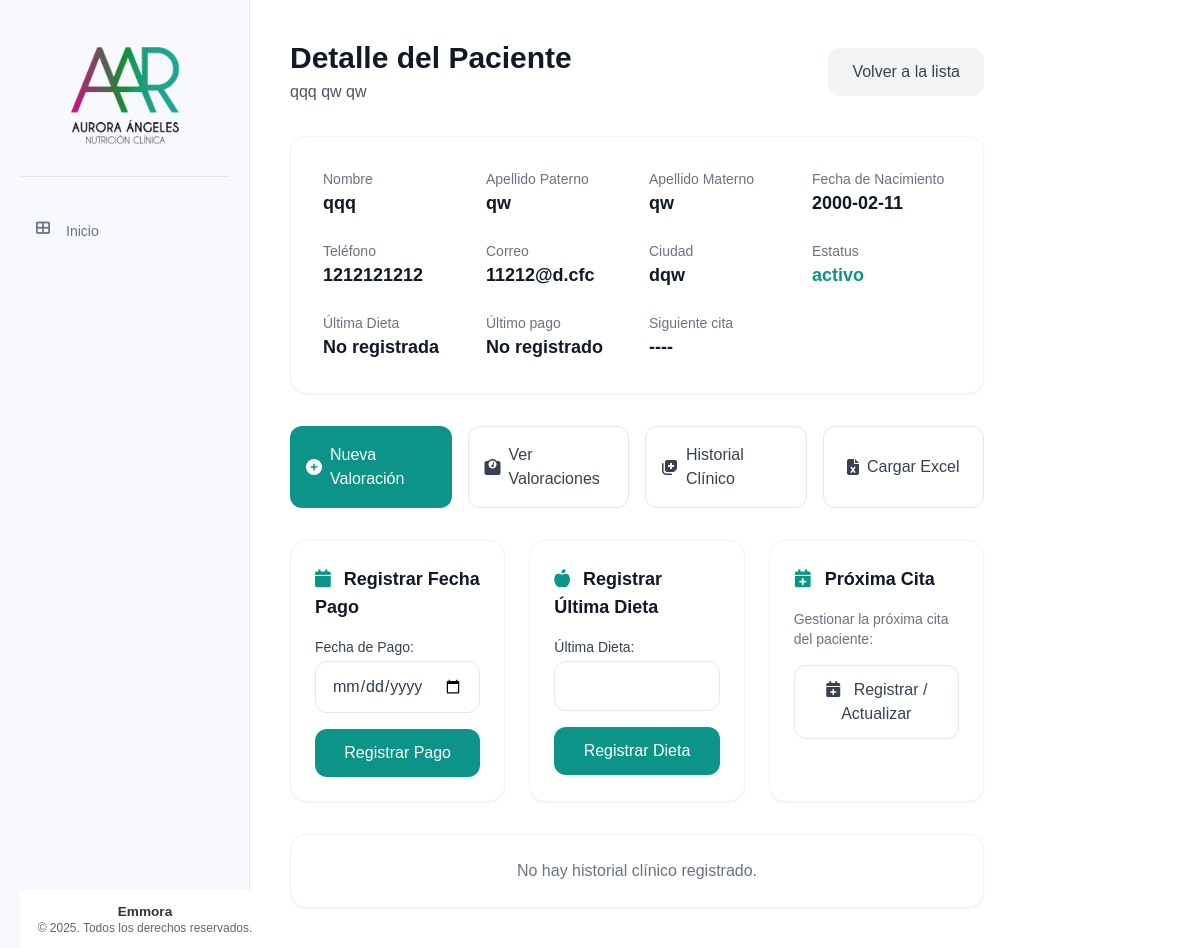
The page /pacientes/9 on the database as committed earlier.
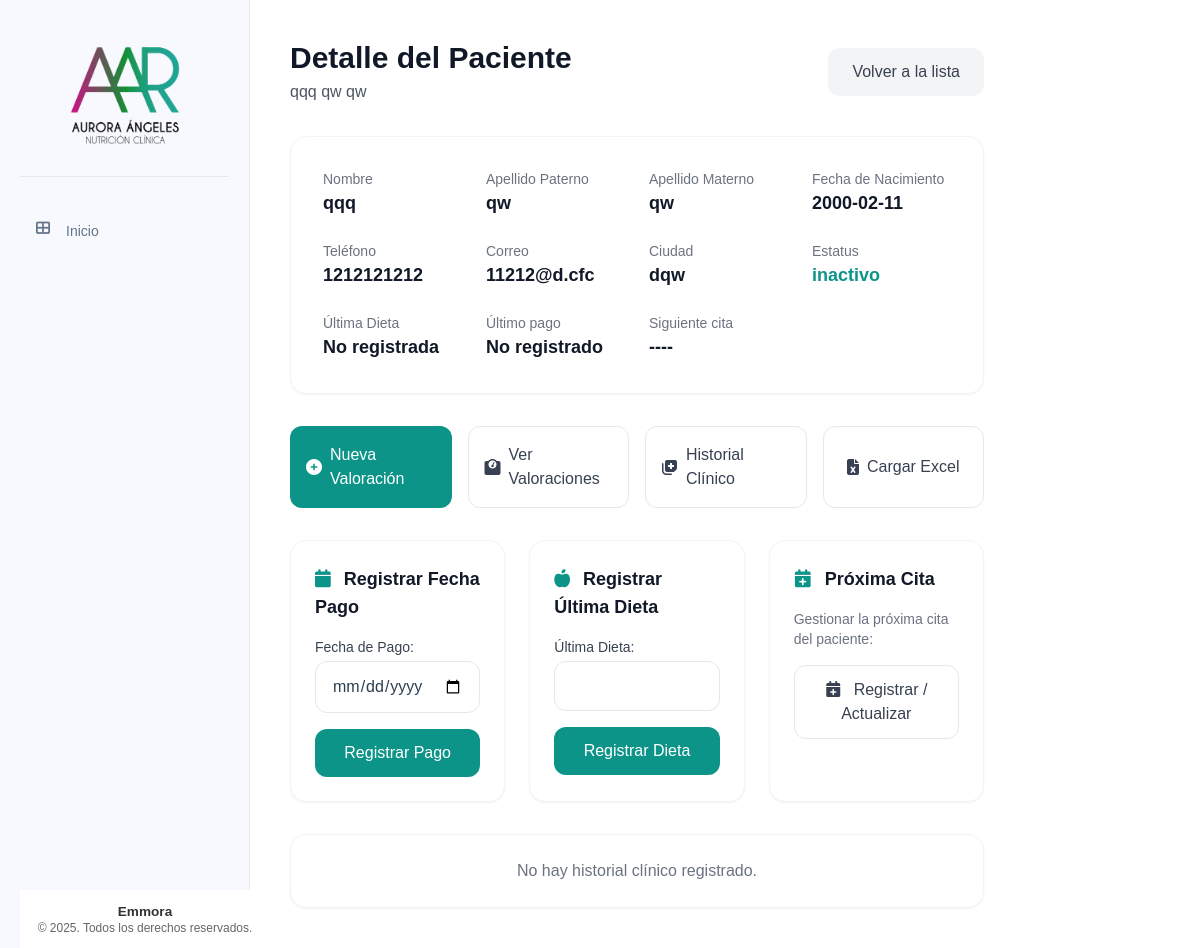
The same page on the database as committed later.
### tables this page shows
CREATE TABLE pacientes (
    id INTEGER PRIMARY KEY AUTOINCREMENT,
    nombre TEXT NOT NULL,
    apellido_paterno TEXT NOT NULL,
    apellido_materno TEXT NOT NULL,
    fecha_nacimiento DATE NOT NULL,
    telefono TEXT NOT NULL,
    correo TEXT UNIQUE NOT NULL,
    ciudad TEXT NOT NULL,
    fecha_registro TIMESTAMP DEFAULT CURRENT_TIMESTAMP,
    status TEXT NOT NULL DEFAULT 'activo' CHECK (status IN ('activo', 'inactivo'))
);

### app/controllers/pacientes.py (the view, shortened to what this page needs)
@pacientes.route('/<int:id>', methods=['GET', 'POST'])
def detalle_paciente(id):
    paciente = Paciente.obtener_por_id(id)
    if paciente is None:
        flash('Paciente no encontrado', 'error')
        return redirect(url_for('pacientes.lista_pacientes'))
    ultimo_pago = Pago.obtener_ultimo_pago(id)
    historial = HistorialClinico.obtener_por_paciente_id(id)
    ultima_valoracion = ValoracionAntropometrica.obtener_ultima_por_paciente(id)
    cita_id = request.args.get('cita_id', None)
    cita = None
    if cita_id:
        cita = Cita.obtener_por_id(cita_id)
    siguiente_cita_data = Cita.obtener_siguiente_cita(id)
    siguiente_cita = None
    if siguiente_cita_data:
        fecha_str = siguiente_cita_data['fecha']
        hora_str = siguiente_cita_data['hora']
        siguiente_cita = datetime.strptime(f"{fecha_str} {hora_str}", '%Y-%m-%d %H:%M')
    today = datetime.now()
    return render_template('pacientes/detalle_paciente.html',
                            paciente=paciente,
                            ultimo_pago=ultimo_pago,
                            historial=historial,
                            ultima_valoracion=ultima_valoracion,
                            cita=cita,
                            siguiente_cita=siguiente_cita,
                            today=today)

### app/db.py (called while the page is built)
def get_db():
    if 'db' not in g:
        try:
            g.db = sqlite3.connect(
                'pacientes.db',
                detect_types=sqlite3.PARSE_DECLTYPES
            )
            g.db.row_factory = sqlite3.Row
        except sqlite3.Error as e:
            logger.error(f"Error crítico al conectar con la base de datos SQLite: {e}")
            raise e
    return g.db

def query_db(query, args=(), one=False):
    try:
        cur = get_db().execute(query, args)
        rv = cur.fetchall()
        cur.close()
        return (rv[0] if rv else None) if one else rv
    except sqlite3.Error as e:
        logger.error(f"Error al ejecutar query: {query}. Args: {args}. Detalle: {e}")
        raise e

### app/models/cita.py (called while the page is built)
    @staticmethod
    def obtener_siguiente_cita(paciente_id):
        result = query_db('''
            SELECT id, fecha, hora FROM citas
            WHERE paciente_id = ? AND fecha >= ?
            ORDER BY fecha ASC, hora ASC LIMIT 1
        ''', [paciente_id, datetime.now().strftime('%Y-%m-%d')], one=True)
        return result if result else None

### app/models/paciente.py (called while the page is built)
    @staticmethod
    def obtener_por_id(id):
        return query_db('SELECT * FROM pacientes WHERE id = ?', [id], one=True)

### app/templates/pacientes/detalle_paciente.html (shortened to what the changed rows need)
{% extends "base/base.html" %}
{% block content %}
<div class="max-w-6xl mx-auto">
    <div class="mb-8 flex items-center justify-between">
        <div>
            <h1 class="text-3xl font-bold text-gray-900">Detalle del Paciente</h1>
            <p class="text-gray-600 mt-1">{{ paciente['nombre'] }} {{ paciente['apellido_paterno'] }} {{ paciente['apellido_materno'] }}</p>
        </div>
    </div>
    <div class="bg-white p-8 rounded-2xl shadow-sm border border-gray-100 mb-8">
        <div class="grid grid-cols-1 md:grid-cols-2 lg:grid-cols-4 gap-6">
            <div>
                <p class="text-sm text-gray-500 font-medium">Nombre</p>
                <p class="text-lg font-semibold text-gray-900">{{ paciente['nombre'] }}</p>
            </div>
            <div>
                <p class="text-sm text-gray-500 font-medium">Apellido Paterno</p>
                <p class="text-lg font-semibold text-gray-900">{{ paciente['apellido_paterno'] }}</p>
            </div>
            <div>
                <p class="text-sm text-gray-500 font-medium">Apellido Materno</p>
                <p class="text-lg font-semibold text-gray-900">{{ paciente['apellido_materno'] }}</p>
            </div>
            <div>
                <p class="text-sm text-gray-500 font-medium">Fecha de Nacimiento</p>
                <p class="text-lg font-semibold text-gray-900">{{ paciente['fecha_nacimiento'] }}</p>
            </div>
            <div>
                <p class="text-sm text-gray-500 font-medium">Teléfono</p>
                <p class="text-lg font-semibold text-gray-900">{{ paciente['telefono'] }}</p>
            </div>
            <div>
                <p class="text-sm text-gray-500 font-medium">Correo</p>
                <p class="text-lg font-semibold text-gray-900">{{ paciente['correo'] }}</p>
            </div>
            <div>
                <p class="text-sm text-gray-500 font-medium">Ciudad</p>
                <p class="text-lg font-semibold text-gray-900">{{ paciente['ciudad'] }}</p>
            </div>
            <div>
                <p class="text-sm text-gray-500 font-medium">Estatus</p>
                <p class="text-lg font-semibold text-teal-600">{{ paciente['status'] }}</p>
            </div>
        </div>
    </div>
</div>
{% endblock %}

Rows that differ between the two databases and show on the page:
changed pacientes "qqq": status "activo" → "inactivo"
